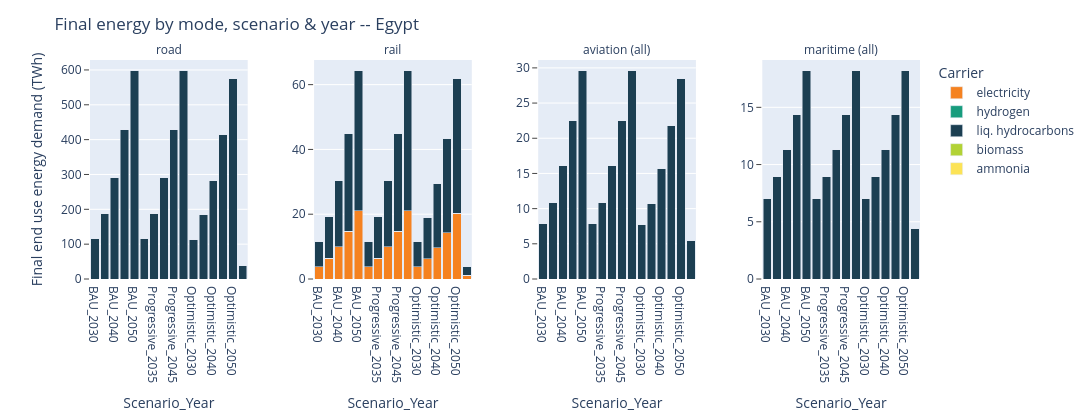
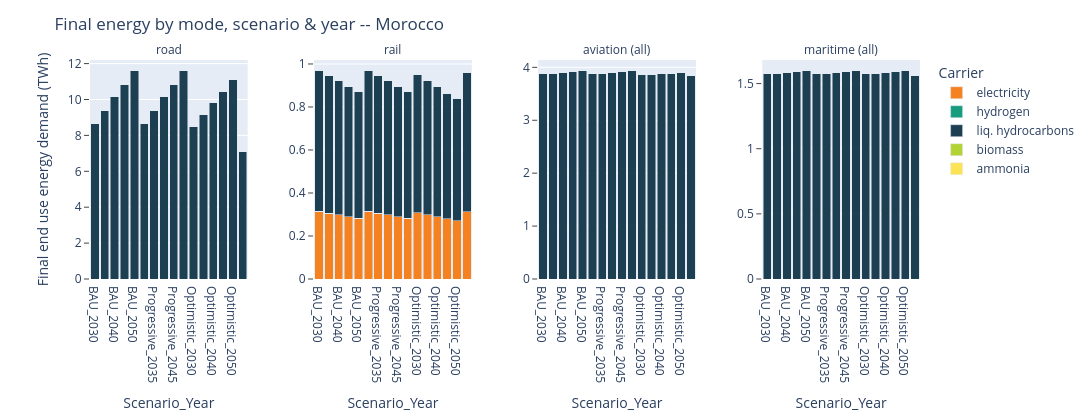
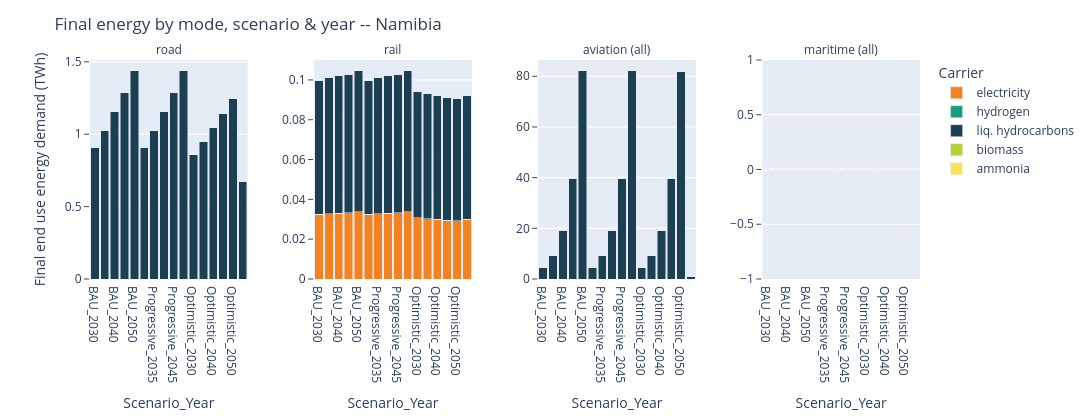
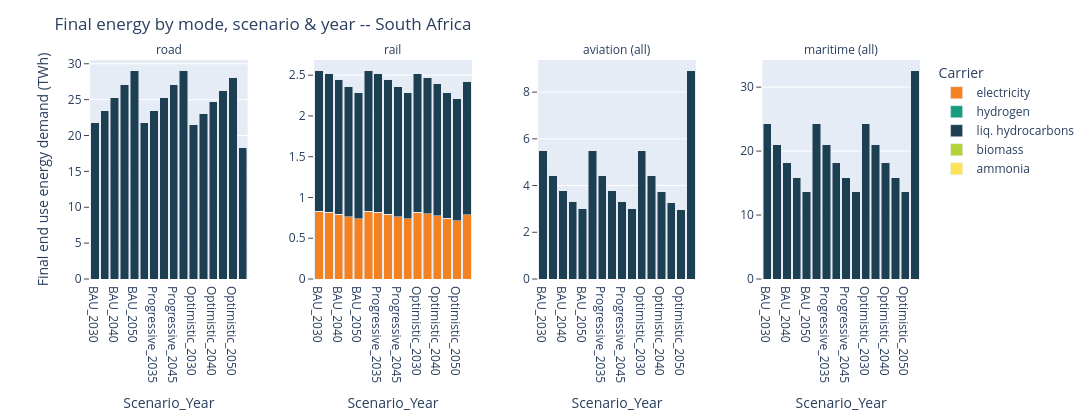

The code cell stored with these charts, in order, in its notebook:
### Code cell
transport_colors = {
    "liq. hydrocarbons": "#1c3f52",
    "electricity": "#f58220",
    "hydrogen": "#179c7d",
    "biomass": "#b2d235",
    "ammonia": "#fce356",
}
country_dic = {
    "MA": "Morocco", "EG": "Egypt", "ZA": "South Africa", "NA": "Namibia",
    "Morocco": "Morocco", "Egypt": "Egypt", "South Africa": "South Africa", "Namibia": "Namibia",
}

def plot_per_country(df, facet_gap=0.08, ytick_size=12, fig_width=1200, fig_height=420, bargap=0.15):
    figs = {}
    mode_order = ["road", "rail", "aviation (all)", "maritime (all)"]
    carrier_order = ["electricity", "hydrogen", "liq. hydrocarbons", "biomass", "ammonia"]
    scenario_base = ["Historic", "BAU", "Progressive", "Optimistic"]
    scenario_year_order = [
        f"{sc}_{yr}"
        for sc in scenario_base
        for yr in sorted(df["year"].unique())
        if f"{sc}_{yr}" in set(df["scenario_year"])
]

    for cty, d in df.groupby("country"):
        full_name = country_dic.get(cty, cty)
        fig = px.bar(
            d,
            x="scenario_year",
            y="value",
            color="carrier",
            facet_col="mode_grouped",
            facet_col_spacing=facet_gap,
            category_orders={
                "mode_grouped": mode_order,
                "carrier": carrier_order,
                "scenario_year": scenario_year_order,
            },
            color_discrete_map=transport_colors,
            barmode="stack",
            labels={
                "value": "Final end use energy demand (TWh)",
                "carrier": "Carrier",
                "scenario_year": "Scenario_Year",
            },
            title=f"Final energy by mode, scenario & year -- {full_name}",
        )
        fig.update_yaxes(
            matches=None,
            showticklabels=True,
            ticks="outside",
            automargin=True,
            tickfont=dict(size=ytick_size),
        )
        fig.update_layout(
            bargap=bargap,
            width=fig_width,
            height=fig_height,
            margin=dict(l=90, r=20, t=60, b=40),
            legend_title_text="Carrier",
        )
        fig.for_each_annotation(lambda a: a.update(text=a.text.split("=", 1)[-1]))
        figs[cty] = fig

    return figs

figs = plot_per_country(long_df_grouped_sum)
for cty in sorted(figs):
    figs[cty].show()
